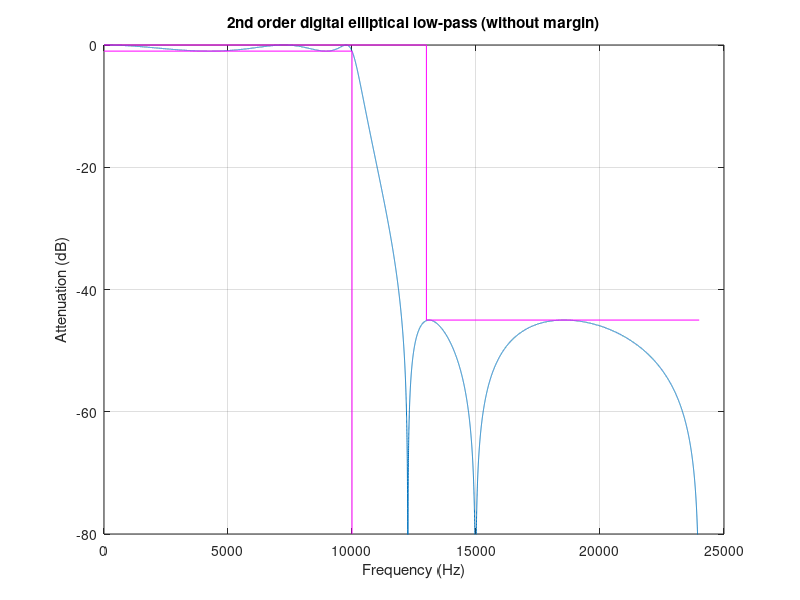

Recreate this plot in MATLAB.
close all;
clear all;
clf;


f1 = 10000; %low pass@11200Hz
f2 = 13000;%stop band @ 15K
delta_f = f2-f1;% transition bandwitdh
Fs = 48000; %sample rate 192K
dB  = 30; %stop band attenuation
N = dB*Fs/(22*delta_f); % filter length
Rpass= 1 %pass band ripple
Rstop= 45 %stop band ripple
Wpass=2/Fs*f1;
Wstop=2/Fs*f2;

f =  [f1 ]/(Fs/2)
% use ellip to design the filter
%hc = fir1(round(N)-1, f,'low')
[n,Wn]=ellipord(Wpass, Wstop,Rpass,Rstop); % get the minimum order n
n
[b,a]=ellip(n,Rpass, Rstop, Wn);
b
a
 f = 0:Fs/2;
 W = f * (2 * pi / Fs);
 H = freqz (b, a, W);
 %semilogx (f, 20 * log10 (abs (H))) % for semilogx may need change f=1000:Fs/2 range
 plot (f, 20 * log10 (abs (H)));
 outline_lp_pass_x = [f(2)  , f1(1), f1(1)];
 outline_lp_pass_y = [-Rpass, -Rpass  , -80];
 outline_lp_stop_x = [f(2)  , f2(1), f2(1), max(f)];
 outline_lp_stop_y = [0     , 0       , -Rstop  , -Rstop];
 hold on
 plot (outline_lp_pass_x, outline_lp_pass_y, "m", outline_lp_stop_x, outline_lp_stop_y, "m");
 ylim ([-80, 0],'color','red');
 grid on
 xlabel ("Frequency (Hz)");
 ylabel ("Attenuation (dB)");
 title ("2nd order digital elliptical low-pass (without margin)");




